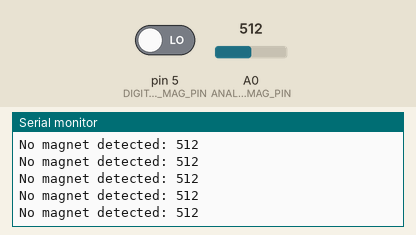
This sketch was run on a simulated Arduino Uno, built with avr-gcc and run on an emulated ATmega328P. Parts: the last lines printed to the serial monitor. The test bench sets the inputs (shaded band); at power-on: pin 5 (DIGITAL_MAG_PIN) LOW, A0 (ANALOG_MAG_PIN) = 512.

Above: at 1.2 s.
1.3 s: pin 5 (DIGITAL_MAG_PIN) driven HIGH
At 1.41 s:
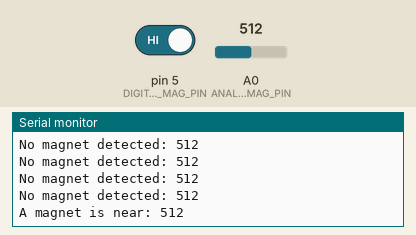
3.3 s: A0 (ANALOG_MAG_PIN) set to 716
At 3.32 s:
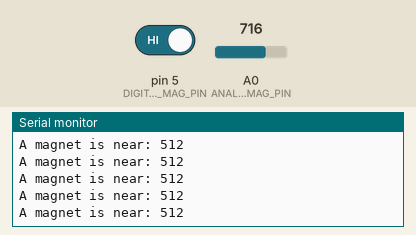
4.8 s: A0 (ANALOG_MAG_PIN) set to 900
At 4.83 s:
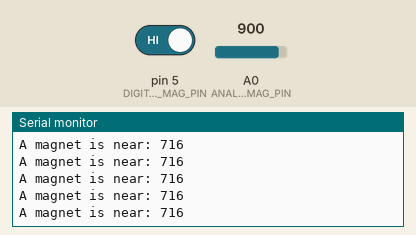
6.3 s: pin 5 (DIGITAL_MAG_PIN) driven LOW
At 6.43 s:
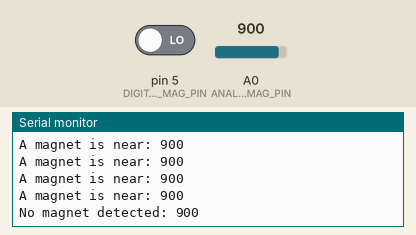
Timing chart, 0 to 8.8 s (numbered marks = the images above; inputs shaded):
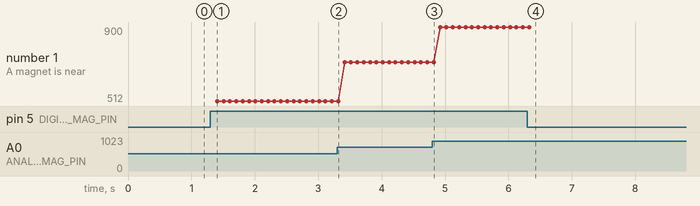

Measured:
- after the input at 1.3 s, the serial monitor: prints a new line after 0.11 s (image 1)
- after the input at 6.3 s, the serial monitor: prints a new line after 0.13 s (image 4)
- plotted number 1: 512 → 716 after the input at 3.3 s, 716 → 900 after the input at 4.8 s

The sketch:

magneticField.ino
```cpp
//TheLostDigit
//Magnetic Spring Sensor Code
//Simple way to sense magnetic field

int ANALOG_MAG_PIN = A0; //The analog pin for the analog output of the sensor
int DIGITAL_MAG_PIN = 5; //The digital pin for the digital output of the sensor

int mag_D; //Variable to store the digital reading
int mag_A; //Variable to store the analog reading

//Setup the Arduino
void setup()
{
  Serial.begin(9600); //Start the serial connection to the computer
  pinMode(ANALOG_MAG_PIN, INPUT); //Make the pin you used an input on the Arduino
  pinMode(DIGITAL_MAG_PIN, INPUT); //Make the pin you used an input on the Arduino

}

//This code will run infinitely
void loop()
{
  mag_D = digitalRead(DIGITAL_MAG_PIN); //Read the signal from your sensor
  mag_A = analogRead(ANALOG_MAG_PIN); //Read the signal from your sensor

  delay(100); //Add in 100mS of delay to slow the readings to 10 times per second
  if(mag_D == HIGH)
  {
    Serial.print("A magnet is near: "); //Print out the results
    Serial.println(mag_A); //Print the raw analog output
  }
  else
  {
    Serial.print("No magnet detected: "); //Print out the results
    Serial.println(mag_A); //Print the raw analog output
  }

}
```
